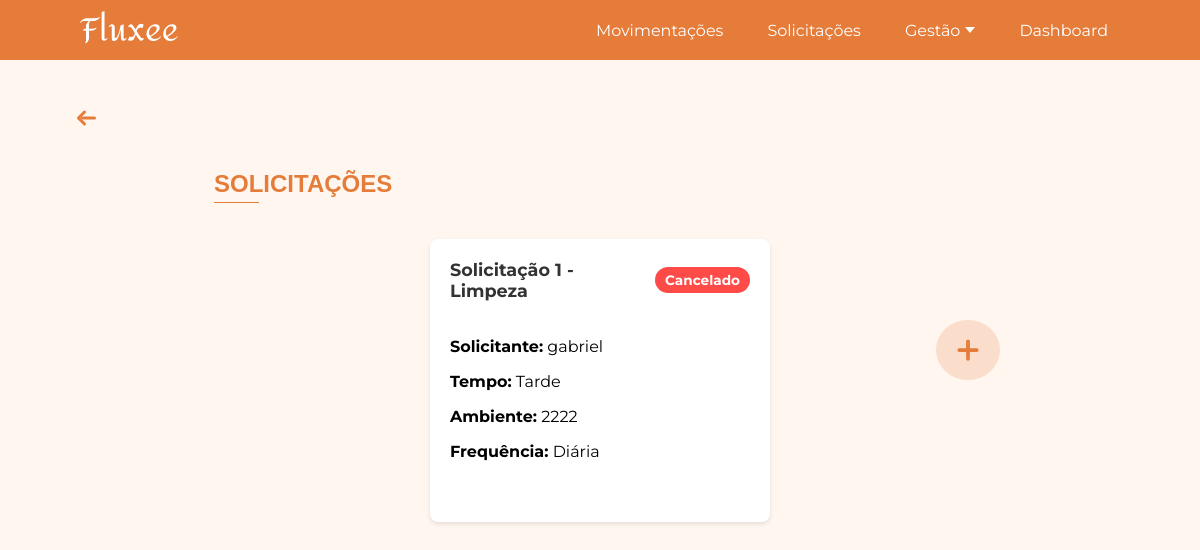
Page /solicitacoes/ (signed in) on the earlier database version.
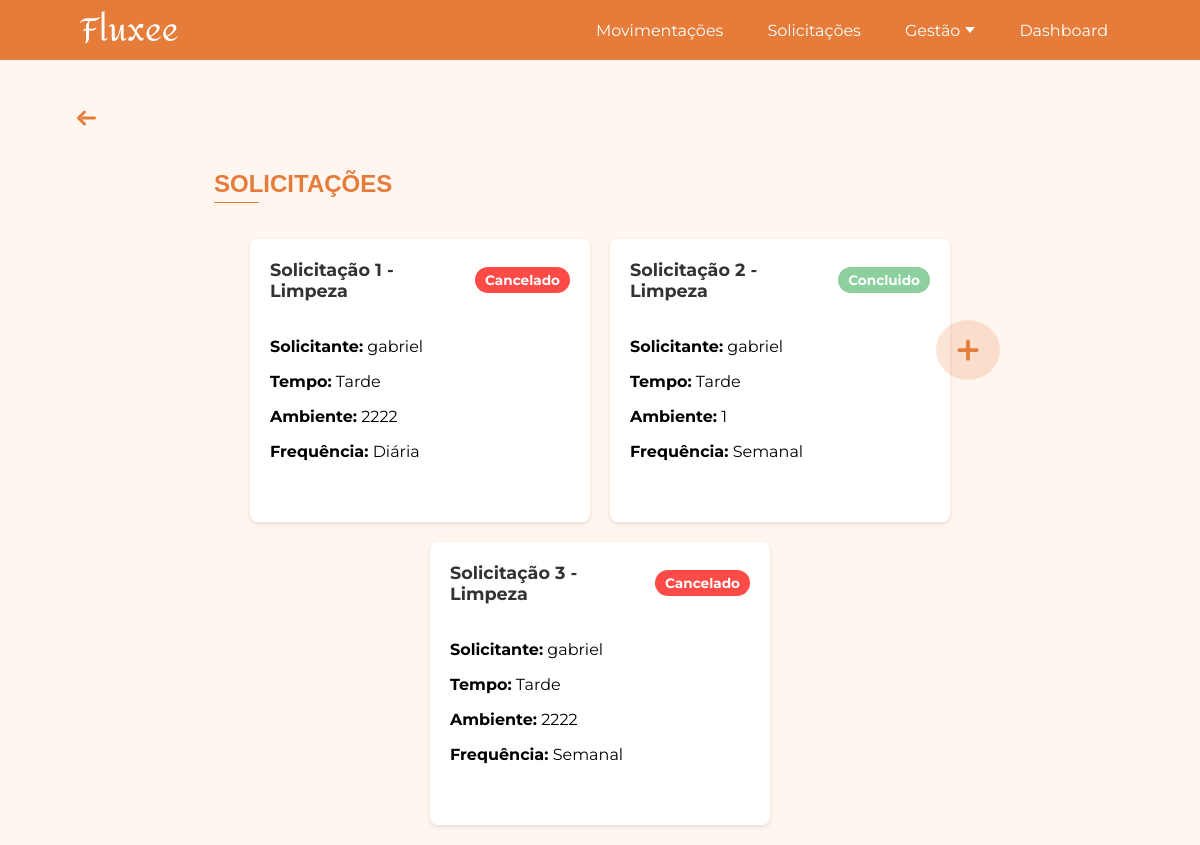
Same page on the later database version.
### app/models.py (models this page shows, shortened)
class SolicitacaoLimpeza(db.Model):
    __tablename__ = 'solicitacao_limpeza'
    id = db.Column(db.Integer, primary_key=True)
    solicitante = db.Column(db.String(200))
    servico_id = db.Column(db.Integer, db.ForeignKey('services.id'), nullable=True)
    tempo = db.Column(db.String)
    ambiente = db.Column(db.String)
    frequencia = db.Column(db.String)
    status = db.Column(db.String(50), nullable=False, default="Aguardando")

### app/view.py (the view)
@app.route('/solicitacoes/')
@login_required
def solicitacoes():
    solicitacoes_produto_models = Solicitacao.query.options(db.joinedload(Solicitacao.disciplina), db.joinedload(Solicitacao.produto)).all()
    solicitacoes_produto_dto = [
        SolicitacaoProdutoDTO(
            id=s.id,
            nome=s.nome,
            disciplina_nome=s.disciplina.nome if s.disciplina else "N/A",
            produto_nome=s.produto.nome if s.produto else "N/A",
            quantidade=s.quantidade,
            data_limite=s.data_limite,
            finalidade=s.finalidade,
            status=s.status
        ) for s in solicitacoes_produto_models
    ]
    solicitacoes_transporte_models = SolicitacaoTransporte.query.all()
    solicitacoes_transporte_dto = [
        SolicitacaoTransporteDTO(
            id=s.id,
            solicitante=s.solicitante,
            servico_id=s.servico_id,
            data_saida=s.data_saida,
            data_retorno=s.data_retorno,
            quantidade_de_onibus=s.quantidade_de_onibus,
            horario_de_saida=s.horario_de_saida,
            horario_de_chegada=s.horario_de_chegada,
            status=s.status
        ) for s in solicitacoes_transporte_models
    ]
    solicitacoes_seguranca_models = SolicitacaoSeguranca.query.all()
    solicitacoes_seguranca_dto = [
        SolicitacaoSegurancaDTO(
            id=s.id,
            solicitante=s.solicitante,
            servico_id=s.servico_id,
            data_inicio=s.data_inicio,
            area_atuacao=s.area_atuacao,
            turno=s.turno,
            status=s.status
        ) for s in solicitacoes_seguranca_models
    ]
    solicitacoes_limpeza_models = SolicitacaoLimpeza.query.all()
    solicitacoes_limpeza_dto = [
        SolicitacaoLimpezaDTO(
            id=s.id,
            solicitante=s.solicitante,
            servico_id=s.servico_id,
            tempo=s.tempo,
            ambiente=s.ambiente,
            frequencia=s.frequencia,
            status=s.status
        ) for s in solicitacoes_limpeza_models
    ]
    solicitacoes = solicitacoes_produto_dto + solicitacoes_transporte_dto + solicitacoes_seguranca_dto + solicitacoes_limpeza_dto
    return render_template(
        'solicitacoes.html',
        solicitacoes=solicitacoes,
    )

### app/models.py (called while the page is built)
@login_manager.user_loader
def load_user(user_id):
    return User.query.get(int(user_id))

### app/templates/solicitacoes.html (shortened to what this page needs)
<!DOCTYPE html>
<html lang="pt-BR">
<head>
    <link rel="stylesheet" href="{{ url_for('static', filename='css/home.css') }}">
    <link rel="stylesheet" href="{{ url_for('static', filename='css/solicitacoes.css') }}">
</head>
<body>
    {% include 'componentes/alertas/alerta_sucesso.html' %}
    {% include 'componentes/header/header.html' %}
{% with texto="SOLICITAÇÕES" %}
        {% include 'componentes/titulos/titulo.html' %}
    {% endwith %}
    <div class="gestao-botao">
        {% include 'componentes/botoes/botao_gestao_add_solicitacao.html' %}
    </div>
    <div class="solicitacoes-container">
        {% for solicitacao in solicitacoes %}
            {% include 'componentes/cards/card_solicitacao.html' %}
        {% endfor %}
    </div>
</body>
</html>

### app/templates/componentes/alertas/alerta_sucesso.html (shortened to what this page needs)
<link rel="stylesheet" href="{{ url_for('static', filename='css/diversos/alerta_sucesso.css') }}">

### app/templates/componentes/header/header.html (shortened to what this page needs)
<header class="site-header">
  <div class="container">
    <a href="/" class="logo">
      <img src="{{ url_for('static', filename='images/fluxee2.png') }}" alt="Logo Fluxeé">
    </a>
    <nav class="nav">
      <ul>
        <li><a href="{{ url_for('movimentacoes') }}">Movimentações</a></li>
        <li><a href="{{ url_for('solicitacoes') }}">Solicitações</a></li>
        <li class="dropdown_gestao">
          <a href="#" class="dropbtn">
            Gestão <span class="arrow"></span>
          </a>
        </li>
        <li><a href="{{ url_for('dashboard') }}">Dashboard</a></li>
      </ul>
    </nav>
  </div>
</header>
<link rel="stylesheet" href="{{ url_for('static', filename='css/header.css') }}">

### app/templates/componentes/titulos/titulo.html
<div class="titulo-container">
    <div class="seta-container">
        <a href="{{ url_for('home') }}" class="titulo-voltar" title="Voltar para a página inicial">
            <svg xmlns="http://www.w3.org/2000/svg" width="45" height="24" fill="none" stroke="#E57C3A" stroke-width="3" stroke-linecap="round" stroke-linejoin="round" viewBox="0 0 24 24">
                <line x1="8" y1="12" x2="20" y2="12" />
                <polyline points="10 6 4 12 10 18" />
            </svg>
        </a>
    </div>
    <div class="titulo-linha">
        <h1 class="titulo">{{ texto }}</h1>
    </div>
</div>
<link rel="stylesheet" href="{{ url_for('static', filename='css/diversos/titulo.css') }}">

### app/templates/componentes/botoes/botao_gestao_add_solicitacao.html
<a href="{{ url_for('adicionar_solicitacao') }}" class="botao-adicionar" title="Adicionar novo produto">
    <svg xmlns="http://www.w3.org/2000/svg" width="24" height="24" fill="none" stroke="#E57C3A" stroke-width="3" stroke-linecap="round" stroke-linejoin="round" viewBox="0 0 24 24">
        <line x1="12" y1="5" x2="12" y2="19"/>
        <line x1="5" y1="12" x2="19" y2="12"/>
    </svg>
</a>
<link rel="stylesheet" href="{{ url_for('static', filename='css/botoes/botao_gestao_add_produto.css') }}">

### app/templates/componentes/cards/card_solicitacao.html (shortened to what this page needs)
<div class="solicitacao-card">
    <div class="header">
        <span class="id-solicitacao">Solicitação {{ solicitacao.id }} - {{ solicitacao.categoria }}</span>
        <span class="status {{ solicitacao.status | lower }}">{{ solicitacao.status }}</span>
    </div>
    <div class="content">
        <p><strong>Solicitante:</strong> {{ solicitacao.solicitante }}</p>
        {% if solicitacao.categoria == "Transporte" %}
            <p><strong>Data de Saída:</strong> {{ solicitacao.data_saida }}</p>
            <p><strong>Data de Retorno:</strong> {{ solicitacao.data_retorno }}</p>
            <p><strong>Ônibus:</strong> {{ solicitacao.quantidade_de_onibus }}</p>
            <p><strong>Horário Saída:</strong> {{ solicitacao.horario_de_saida }}</p>
            <p><strong>Horário Chegada:</strong> {{ solicitacao.horario_de_chegada }}</p>
        {% elif solicitacao.categoria == "Limpeza" %}
            <p><strong>Tempo:</strong> {{ solicitacao.tempo }}</p>
            <p><strong>Ambiente:</strong> {{ solicitacao.ambiente }}</p>
            <p><strong>Frequência:</strong> {{ solicitacao.frequencia }}</p>
        {% elif solicitacao.categoria == "Segurança" %}
            <p><strong>Data de Início:</strong> {{ solicitacao.data_inicio }}</p>
            <p><strong>Área de Atuação:</strong> {{ solicitacao.area_atuacao }}</p>
            <p><strong>Turno:</strong> {{ solicitacao.turno }}</p>
        {% elif solicitacao.categoria == "Produto" %}
            <p><strong>Nome:</strong> {{ solicitacao.nome }}</p>
            <p><strong>Finalidade:</strong> {{ solicitacao.finalidade }}</p>
        {% endif %}
    </div>
</div>

### app/static/css/home.css (style rules this page uses)
html, body { margin: 0; padding: 0; font-family: 'Montserrat', Arial, sans-serif; background-color: #FFF6F0; }
.gestao-botao { display: flex; align-items: flex-start; }

### app/static/css/solicitacoes.css (style rules this page uses)
.solicitacoes-container { width: 80%; margin-inline: auto ; display: flex; flex-wrap: wrap; gap: 20px; padding: 20px; justify-content: center; }
.solicitacao-card { background-color: #fff; border-radius: 8px; box-shadow: 0 2px 4px rgba(0, 0, 0, 0.1); width: 300px; padding: 20px; display: flex; flex-direction: column; gap: 10px; }
.solicitacao-card .header { display: flex; justify-content: space-between; align-items: center; margin-bottom: 10px; }
.solicitacao-card .id-solicitacao { font-size: 1.1em; font-weight: bold; color: #333; }
.solicitacao-card .status { padding: 5px 10px; border-radius: 20px; font-size: 0.85em; font-weight: bold; color: #fff; }
.solicitacao-card .status.cancelado { background-color: #ff4b48; }
.solicitacao-card .status.concluido { background-color: #8cd19d; }
.solicitacao-card .content { margin-bottom: 15px; }

### app/static/css/header.css (style rules this page uses)
.site-header { background-color: #E57C3A; width: 100%; height: 65px; max-height: 60px; color: white; display: flex; align-items: center; padding: 0 80px; box-sizing: border-box; }
.site-header .container { display: flex; justify-content: space-between; align-items: center; width: 100%; margin: 0 auto; padding-right: 0; }
.logo { font-size: 1.5rem; font-weight: bold; }
.nav ul { display: flex; list-style: none; margin: 0; padding: 0; font-family: 'Montserrat', sans-serif; gap: 20px; }
.nav li { position: relative; margin: 0; }
.nav a { display: inline-flex; align-items: center; text-decoration: none; color: white; font-family: 'Montserrat', sans-serif; padding: 8px 12px; transition: color 0.3s ease; }
.nav li.dropdown_gestao .dropbtn { cursor: pointer; display: inline-flex; align-items: center; gap: 5px; }
.nav li.dropdown_gestao .arrow { display: inline-block; width: 0; height: 0; border-left: 5px solid transparent; border-right: 5px solid transparent; border-top: 6px solid white; transition: transform 0.3s ease; }

### app/static/css/diversos/titulo.css (style rules this page uses)
.titulo-container { margin-left: 64px; margin-top: 46px; display: block; }
.seta-container { margin-bottom: 20px; }
.titulo-voltar { text-decoration: none; display: inline-flex; align-items: center; transition: transform 0.2s ease; }
.titulo-linha .titulo { color: #E57C3A; margin-left: 150px; font-size: 24px; font-weight: 600; font-family: Arial, Helvetica, sans-serif; position: relative; display: inline-block; }
.titulo-linha .titulo::after { content: ""; display: block; width: 45px; height: 1px; background-color: #E57C3A; margin-top: 4px; border-radius: 2px; }

### app/static/css/botoes/botao_gestao_add_produto.css (style rules this page uses)
.botao-adicionar { display: flex; align-items: center; justify-content: center; width: 64px; height: 60px; border-radius: 50%; background-color: rgba(229, 124, 58, 0.2); text-decoration: none; cursor: pointer; transition: transform 0.2s ease, box-shadow 0.2s ease; position: fixed; right: 150px; top: 350px; z-index: 1000; }
.botao-adicionar svg { width: 30px; height: 30px; stroke: #E57C3A; }
@media (max-width: 2100px) { .botao-adicionar { right: 80px; } }
@media (max-width: 1400px) { .botao-adicionar { position: fixed; top: 320px; right: 200px; z-index: 2000; transform: none; } }

Differences in the rows shown:
added SolicitacaoLimpeza: id "2", categoria "Limpeza", status "Concluido", solicitante "gabriel", tempo "Tarde", ambiente "1", frequencia "Semanal"
added SolicitacaoLimpeza: id "3", categoria "Limpeza", status "Cancelado", solicitante "gabriel", tempo "Tarde", ambiente "2222", frequencia "Semanal"
